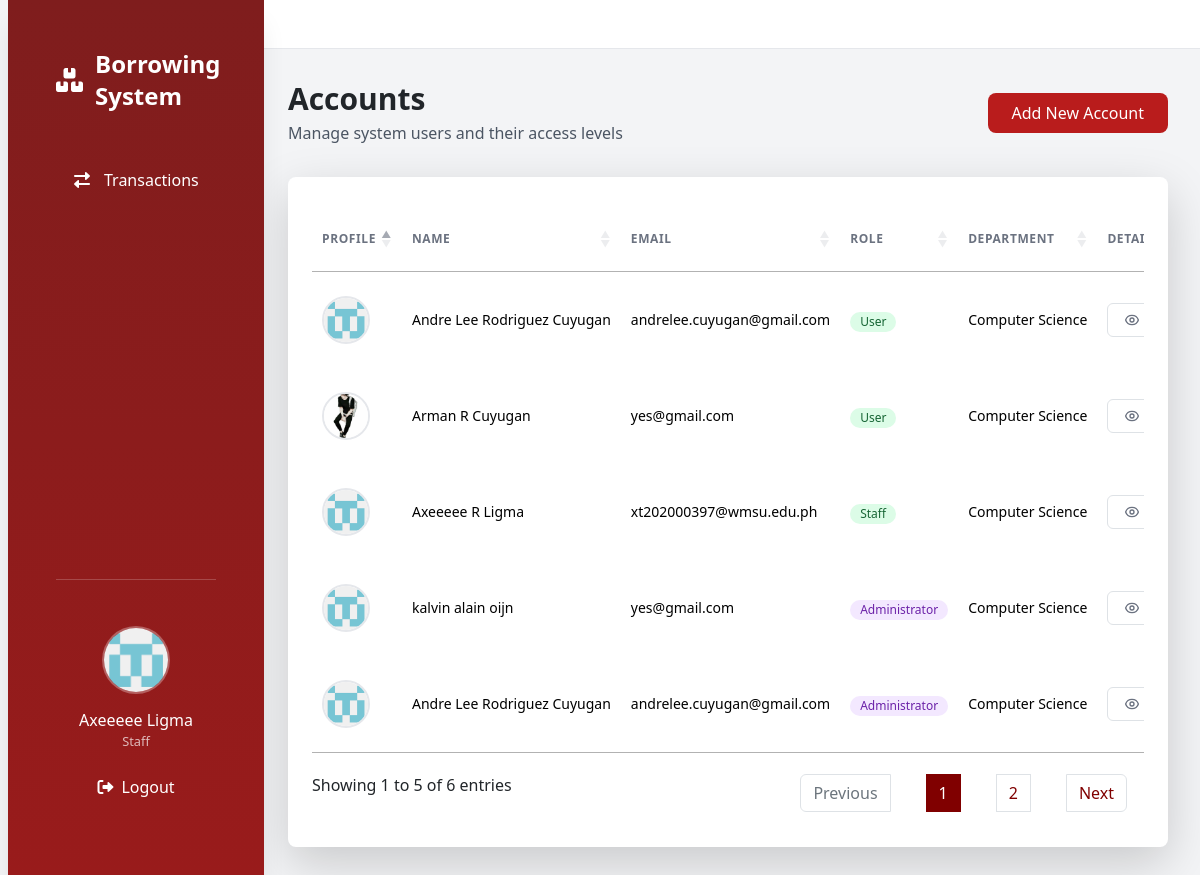
Page /admin/account.php (signed in) on the committed database.
### tables this page shows
CREATE TABLE `users` (
  `id` int(11) NOT NULL,
  `department_id` int(11) NOT NULL,
  `role_id` int(11) NOT NULL,
  `username` varchar(255) NOT NULL,
  `password` varchar(255) NOT NULL,
  `email` varchar(255) DEFAULT NULL,
  `first_name` varchar(255) NOT NULL,
  `middle_name` varchar(255) DEFAULT NULL,
  `last_name` varchar(255) NOT NULL,
  `age` int(11) NOT NULL,
  `address` varchar(255) NOT NULL,
  `contact_number` varchar(20) DEFAULT NULL,
  `profile_image` varchar(255) NOT NULL,
  `created_at` timestamp NOT NULL DEFAULT current_timestamp(),
  `updated_at` timestamp NOT NULL DEFAULT current_timestamp() ON UPDATE current_timestamp()
);

CREATE TABLE `role` (
  `id` int(11) NOT NULL,
  `name` varchar(255) NOT NULL
);

CREATE TABLE `department` (
  `id` int(11) NOT NULL,
  `name` varchar(255) NOT NULL
);

### classes/account.class.php (called while the page is built, shortened)
<?php
require_once 'Database.class.php';
class Account
{
    private $db;
    public function __construct()
    {
        $this->db = new Database();
    }
    public function fetchAccounts()
    {
        $sql = "SELECT users.*, role.name AS role, department.name AS department FROM users INNER JOIN role ON users.role_id = role.id INNER JOIN department ON users.department_id = department.id";
        $result = $this->db->connect()->query($sql);
        return $result->fetchAll(PDO::FETCH_ASSOC);
    }
}

### classes/database.class.php (called while the page is built)
<?php
class Database
{
    private $host = 'localhost';
    private $username = 'root';
    private $password = '';
    private $dbname = 'system';
    protected $connection;
    public function connect()
    {
        if ($this->connection === null) {
            try {
                $this->connection = new PDO("mysql:host=$this->host;dbname=$this->dbname", $this->username, $this->password);
                $this->connection->setAttribute(PDO::ATTR_ERRMODE, PDO::ERRMODE_EXCEPTION);
                $this->connection->setAttribute(PDO::ATTR_DEFAULT_FETCH_MODE, PDO::FETCH_ASSOC);
            } catch (PDOException $e) {
                die("Connection failed: " . $e->getMessage());
            }
        }
        return $this->connection;
    }
}
?>

### admin/account.php (the view, shortened to what this page needs)
<?php
require_once '../classes/account.class.php';
$account = new Account();
$accounts = $account->fetchAccounts();
?>
<?php require_once '../includes/header.php'; ?>
<link rel="stylesheet" type="text/css" href="https://cdn.datatables.net/1.10.25/css/jquery.dataTables.css">
<body class="bg-gray-100 min-h-screen flex relative overflow-x-hidden">
    <?php require_once '../includes/side_bar.php'; ?>
    <div class="ml-[16rem] flex-1 w-[calc(100%-16rem)]">
        <?php require_once '../includes/top_nav.php'; ?>
        <main class="p-8">
            <div class="flex justify-between items-center mb-8 flex-wrap gap-5">
                <div>
                    <h2 class="text-3xl font-bold mb-1">Accounts</h2>
                    <p class="text-gray-600">Manage system users and their access levels</p>
                </div>
                <div class="flex gap-3">
                    <button class="px-4 py-2 bg-red-700 text-white rounded-lg hover:bg-red-800" onclick="showAddAccountModal()">
                        Add New Account
                    </button>
                </div>
            </div>
            <div class="bg-white dark:bg-gray-800 rounded-lg shadow-lg overflow-hidden">
                <div class="p-6">
                    <div class="overflow-x-auto">
                        <table id="accountTable" class="min-w-full divide-y divide-gray-200 dark:divide-gray-700">
                            <thead>
                                <tr>
                                    <th class="px-6 py-4 text-left text-xs font-medium text-gray-500 uppercase tracking-wider">Profile</th>
                                    <th class="px-6 py-4 text-left text-xs font-medium text-gray-500 uppercase tracking-wider">Name</th>
                                    <th class="px-6 py-4 text-left text-xs font-medium text-gray-500 uppercase tracking-wider">Email</th>
                                    <th class="px-6 py-4 text-left text-xs font-medium text-gray-500 uppercase tracking-wider">Role</th>
                                    <th class="px-6 py-4 text-left text-xs font-medium text-gray-500 uppercase tracking-wider">Department</th>
                                    <th class="px-6 py-4 text-left text-xs font-medium text-gray-500 uppercase tracking-wider">Details</th>
                                </tr>
                            </thead>
                            <tbody class="bg-white divide-y divide-gray-200 dark:divide-gray-700">
                                <?php foreach ($accounts as $account): ?>
                                    <tr class="transition-colors duration-200 account-row" data-department="<?php echo $account['department']; ?>">
                                        <td class="px-6 py-4 whitespace-nowrap">
                                            <div class="flex items-center">
                                                <div class="flex-shrink-0 h-12 w-12">
                                                    <img class="h-12 w-12 rounded-full object-cover border-2 border-gray-200"
                                                        src="<?php echo $account['profile_image'] ? $account['profile_image'] : '../assets/default-profile.png'; ?>"
                                                        alt="Profile">
                                                </div>
                                            </div>
                                        </td>
                                        <td class="px-6 py-4 whitespace-nowrap">
                                            <div class="text-sm font-medium text-black dark:text-white account-name">
                                                <?php echo $account['first_name'] . ' ' . $account['middle_name'] . ' ' . $account['last_name']; ?>
                                            </div>
                                        </td>
                                        <td class="px-6 py-4 whitespace-nowrap">
                                            <div class="text-sm text-gray-600 text-black dark:text-gray-300 account-email">
                                                <?php echo $account['email']; ?>
                                            </div>
                                        </td>
                                        <td class="px-6 py-4 whitespace-nowrap">
                                            <span class="inline-flex items-center px-2.5 py-0.5 rounded-full text-xs font-medium
                                            <?php echo $account['role'] === Role::Administrator->value ? 'bg-purple-100 text-purple-800' : 'bg-green-100 text-green-800'; ?>">
                                                <?php echo $account['role']; ?>
                                            </span>
                                        </td>
                                        <td class="px-6 py-4 whitespace-nowrap">
                                            <div class="text-sm text-gray-600 text-black dark:text-gray-300 account-department">
                                                <?php echo $account['department']; ?>
                                            </div>
                                        </td>
                                        <td class="px-6 py-4 whitespace-nowrap">
                                            <button class="inline-flex items-center px-3 py-1.5 border border-gray-300 rounded-md text-sm font-medium text-gray-700 bg-white hover:bg-gray-50 focus:outline-none focus:ring-2 focus:ring-offset-2 focus:ring-indigo-500"
                                                onclick="showUserDetailsModal(<?php echo $account['id']; ?>)">
                                            </button>
                                        </td>
                                    </tr>
                                <?php endforeach; ?>
                            </tbody>
                        </table>
                    </div>
                </div>
            </div>
        </main>
    </div>
</body>
</html>

### assets/css/custom.css (style rules this page uses)
:root { --brand-color: #800000; --brand-hover: #660000; --brand-active: #590000; }

### rows in the picture
users: first_name "Andre Lee", middle_name "Rodriguez", last_name "Cuyugan", email "andrelee.cuyugan@gmail.com", role.name "User", department.name "Computer Science"
users: profile_image (picture), first_name "Arman", middle_name "R", last_name "Cuyugan", email "yes@gmail.com", role.name "User", department.name "Computer Science"
users: profile_image (placeholder picture), first_name "Axeeeee", middle_name "R", last_name "Ligma", email "xt202000397@wmsu.edu.ph", role.name "Staff", department.name "Computer Science"
users: profile_image (placeholder picture), first_name "kalvin", middle_name "alain", last_name "oijn", email "yes@gmail.com", role.name "Administrator", department.name "Computer Science"
users: first_name "Andre Lee", middle_name "Rodriguez", last_name "Cuyugan", email "andrelee.cuyugan@gmail.com", role.name "Administrator", department.name "Computer Science"

### other values in the picture
$link['name'] "Transactions"
$_SESSION['first_name'] "Axeeeee"
$_SESSION['last_name'] "Ligma"
$_SESSION['role'] "Staff"
